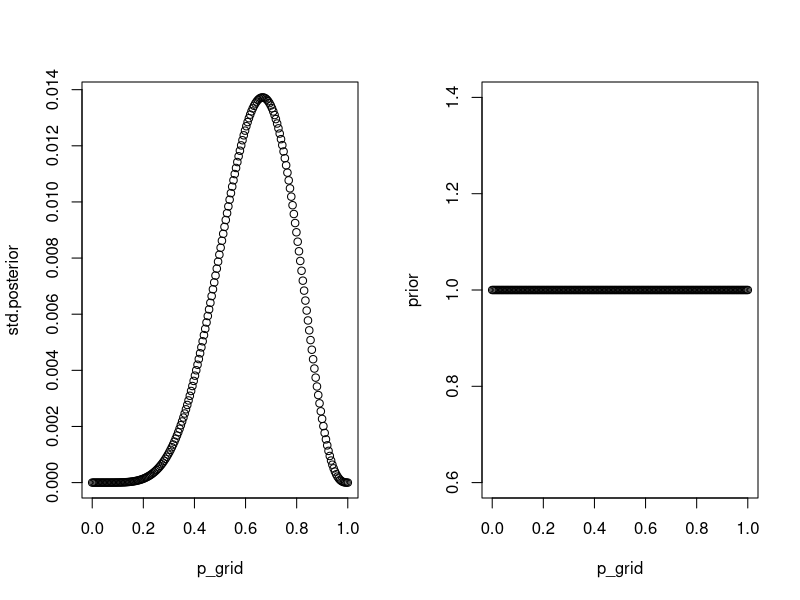

This figure's R source:
# Understanding the globe tossing model

# To begin with, we have one set of plausibilities assigned to each probability.  At the begining odof the experiment 
# we assign the same probability to all plausibility.

# The variable is the target inference, p, which is the proportion of water in the globe.  This is an 
# unobserved variable which is called as a parameter.  This is inferred through other paramters, count of water (W) 
# and count of land (L).  The number of globe tosses is W + L

# The goal is to count all the ways data could arise, given the assumptions.  In globe tossing model, for each 
# possible values of the unobserved variable (p) we need to define the relative number of ways, the probaibility
# that the values of each of the observed variables (W,L) could arise.

# Likelihood: A distribution function assigned to an observed variable.  The observed variable W & L are distributed
# binomially with probability 'p' of water on every toss
# The distribution assigned to the un-observed variables have their own variables, which are called the parameters.
# here 'p' is the parameter of the binomial distribution and is also the un-observed variable.

# dbinom(6, size=9, p=0.5) = 0.16.  This gives us the relative number of ways to get six water n 9 tosses with 
# probability of finding the water at 0.5.

# Prior: This is the initial plausibility assignment for each possible value of the parameter 

# Posterior distribution: Updating the prior to their logical consequences.
# posterior is proportional to the product of the prior and the porbability of the data


# Globe tossing model, the 5 steps:

N <- 200 # NUmber of data points

#1. define the grid
p_grid <- seq(from=0, to = 1, length.out = N)

#2. define the prior
prior <- rep(1, N)

#3. likelihood function (likelihood of each value of p)
likelihood <- dbinom(6,size = 9, prob = p_grid)

#4. COmpute product of likelhood and prior
unstd.posterior <- likelihood * prior

#5. Standardize posterior
std.posterior <- unstd.posterior/ sum(unstd.posterior)

# dislaying the posterior distribution
par(mfrow=c(1,2))
plot(p_grid, std.posterior)
plot(p_grid, prior)